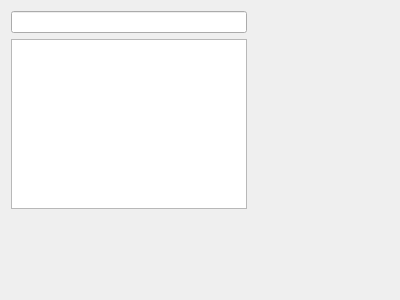
<?xml version="1.0" encoding="UTF-8"?>
<ui version="4.0">
 <class>MainWindow</class>
 <widget class="QMainWindow" name="MainWindow">
  <property name="geometry">
   <rect>
    <x>0</x>
    <y>0</y>
    <width>400</width>
    <height>300</height>
   </rect>
  </property>
  <property name="windowTitle">
   <string>MainWindow</string>
  </property>
  <widget class="QWidget" name="centralWidget">
   <widget class="QWidget" name="">
    <property name="geometry">
     <rect>
      <x>0</x>
      <y>0</y>
      <width>258</width>
      <height>220</height>
     </rect>
    </property>
    <layout class="QVBoxLayout" name="verticalLayout_2">
     <item>
      <widget class="QLineEdit" name="lineEdit"/>
     </item>
     <item>
      <widget class="QListView" name="listView"/>
     </item>
    </layout>
   </widget>
  </widget>
 </widget>
 <layoutdefault spacing="6" margin="11"/>
 <resources/>
 <connections/>
</ui>
